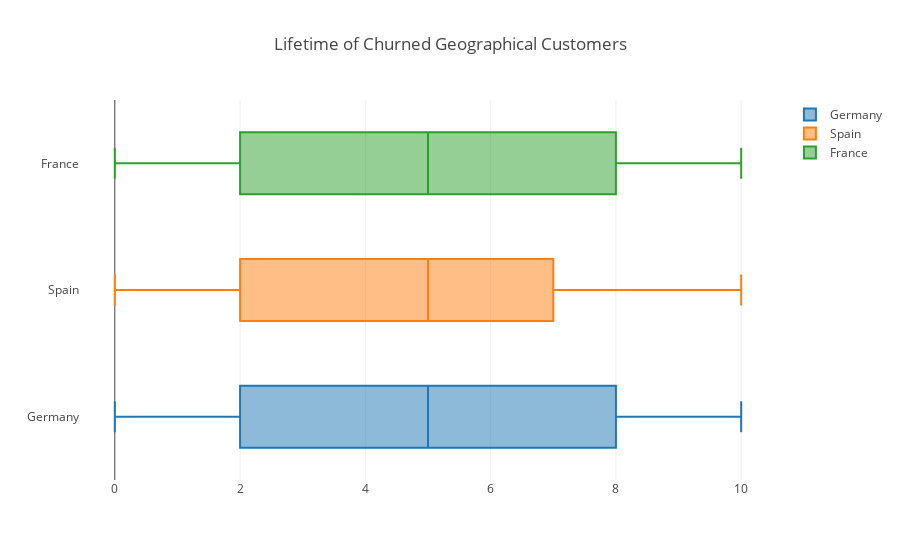

Write notebook code for a chart like this one.
### Markdown cell above
**1.5 Geographical Tenure stats for Churned customers**

### Code cell
enable_plotly_in_cell()
#import plotly.graph_objs as go
#from plotly.offline import iplot

group_1=go.Box(
    x=churned_germany_users['Tenure'], name="Germany")
group_2 = go.Box(
    x=churned_spain_users['Tenure'],
    name="Spain")
group_3 = go.Box(
    x=churned_france_users['Tenure'],
    name="France")

info = [group_1, group_2,group_3 ]
title = "Lifetime of Churned Geographical Customers"
iplot({
            "data": info, 
            "layout": {
                "title": title
            }
     })

### Figure 1 — Plotly figure (JSON) as saved in the notebook; plotly's stock layout.template omitted (floating-point values rounded to 4 significant figures; data arrays with more than 128 entries replaced by an {"elided": "..."} marker saying what was removed)
{"data": [{"x": {"elided": "814 int values"}, "type": "box", "name": "Germany", "uid": "8bf3686c-1828-4ec6-83bc-b8a3cd68043c"}, {"x": {"elided": "413 int values"}, "type": "box", "name": "Spain", "uid": "e89308c6-9997-4c20-ad61-5641d227ecfa"}, {"x": {"elided": "810 int values"}, "type": "box", "name": "France", "uid": "6bf97c27-4cc7-4074-9f95-5c2d3fee9408"}], "layout": {"title": {"text": "Lifetime of Churned Geographical Customers"}}}
